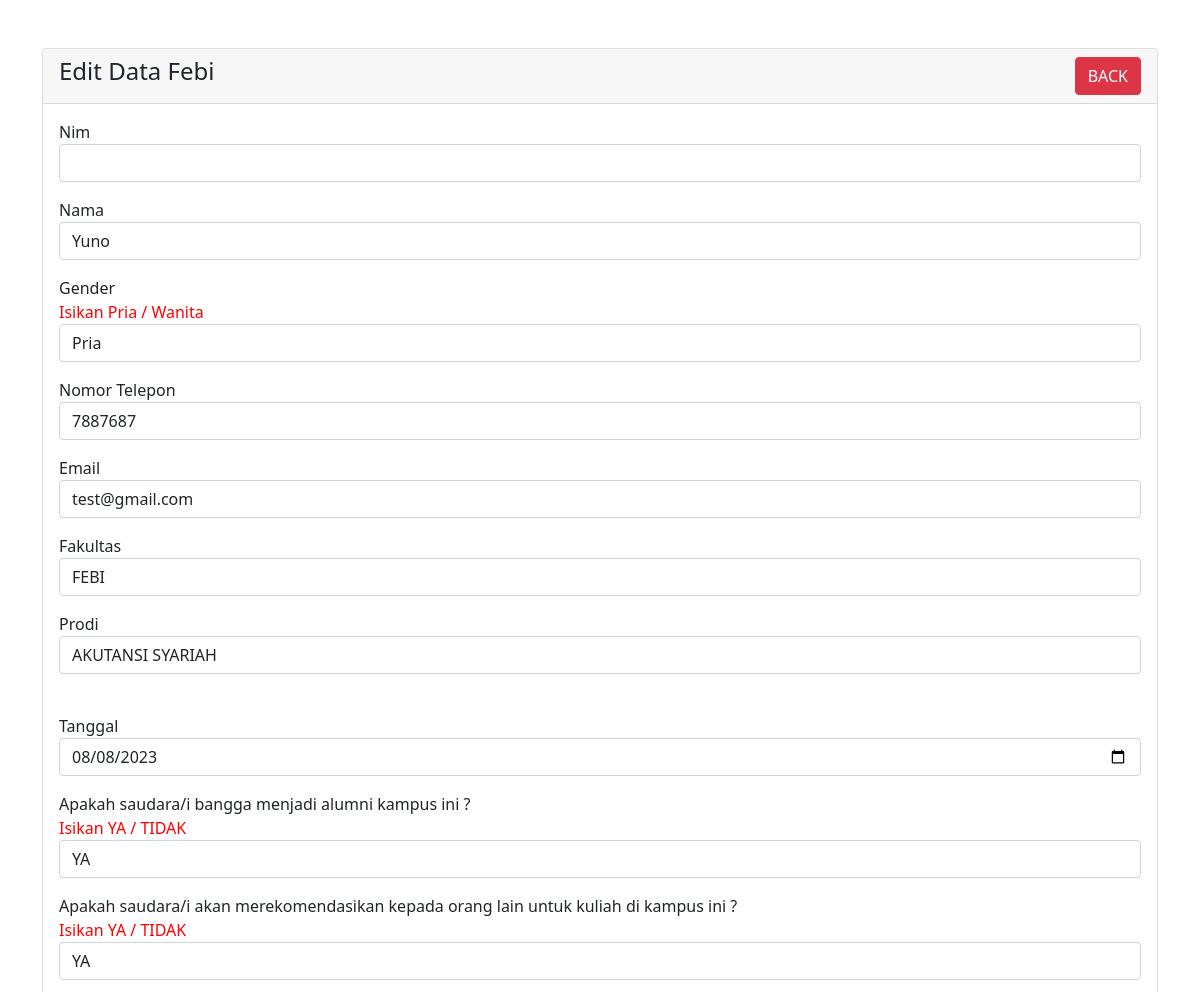
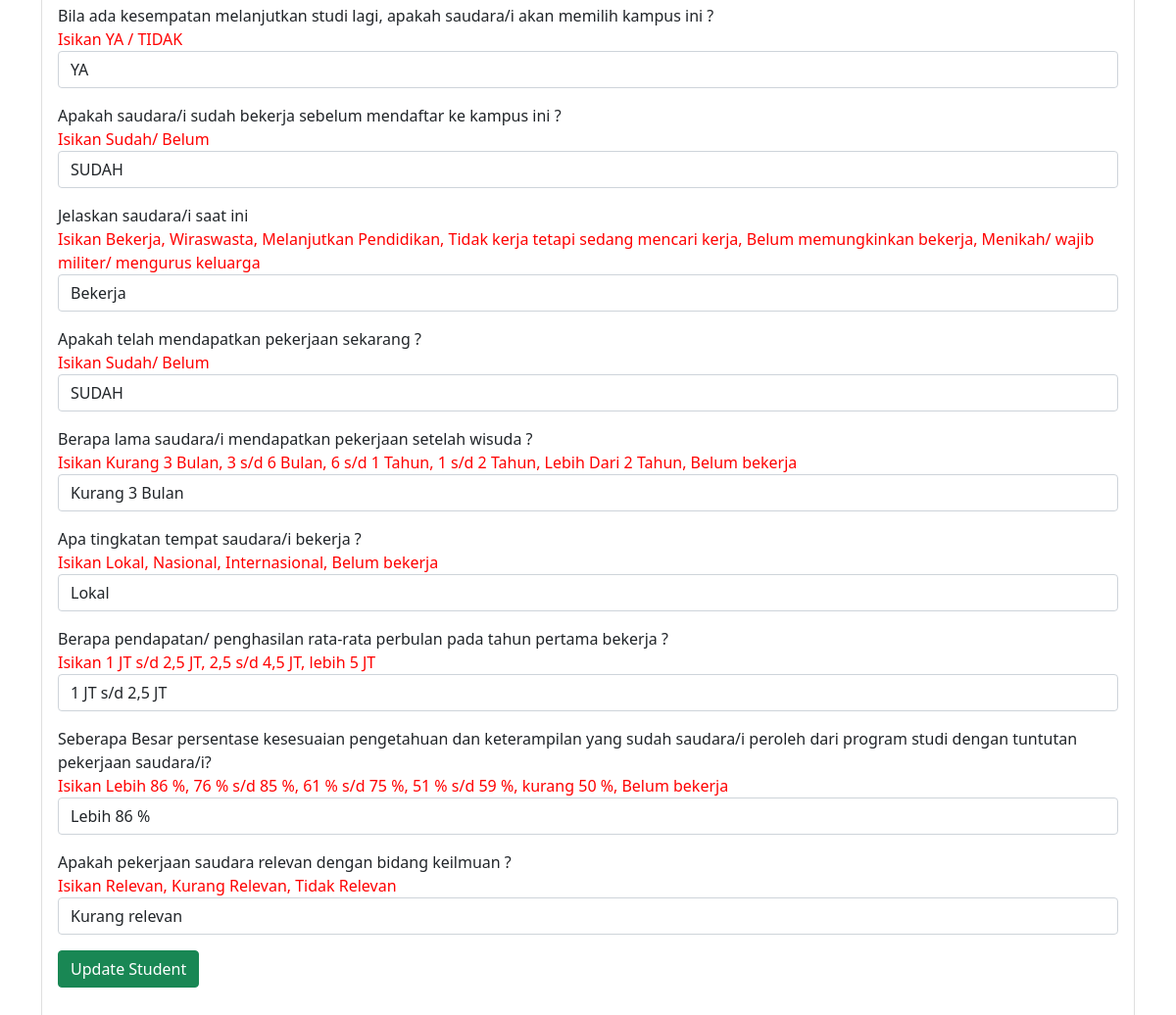
The page /tracer/menu-admin/febi-edit-lamemba.php?id=6 on the database its author committed (2 pictures, top to bottom).
### tables this page shows
CREATE TABLE `febi_lamemba` (
  `id` int(10) UNSIGNED NOT NULL,
  `nim` varchar(20) NOT NULL,
  `nama` varchar(50) NOT NULL,
  `gender` varchar(11) NOT NULL,
  `notelepon` int(50) NOT NULL,
  `email` varchar(50) DEFAULT NULL,
  `fakultas` varchar(20) DEFAULT NULL,
  `prodi` varchar(60) DEFAULT NULL,
  `tanggal` date DEFAULT NULL,
  `pertanyaan1` varchar(20) DEFAULT NULL,
  `pertanyaan2` varchar(20) DEFAULT NULL,
  `pertanyaan3` varchar(20) DEFAULT NULL,
  `pertanyaan4` varchar(20) DEFAULT NULL,
  `pertanyaan5` varchar(20) DEFAULT NULL,
  `pertanyaan6` varchar(20) DEFAULT NULL,
  `pertanyaan7` varchar(20) DEFAULT NULL,
  `pertanyaan8` varchar(20) NOT NULL,
  `pertanyaan9` varchar(20) NOT NULL,
  `pertanyaan10` varchar(20) NOT NULL,
  `pertanyaan11` varchar(100) NOT NULL,
  `pertanyaan12` varchar(100) NOT NULL,
  `pertanyaan13` varchar(20) NOT NULL,
  `pertanyaan14` varchar(20) NOT NULL,
  `pertanyaan15` varchar(20) NOT NULL
);

### tracer/menu-admin/febi-edit-lamemba.php (the view, shortened to what this page needs)
<?php
require '../koneksi/dbcon.php';
?>
<!doctype html>
<html lang="en">
  <head>
    <link href="https://cdn.jsdelivr.net/npm/bootstrap@5.1.3/dist/css/bootstrap.min.css" rel="stylesheet">
</head>
<body>
    <div class="container mt-5">
        <div class="row">
            <div class="col-md-12">
                <div class="card">
                    <div class="card-header">
                        <h4>Edit Data Febi
                            <a href="index.php" class="btn btn-danger float-end">BACK</a>
                        </h4>
                    </div>
                    <div class="card-body">
                        <?php
                        if(isset($_GET['id']))
                        {
                            $student_id = mysqli_real_escape_string($con, $_GET['id']);
                            $query = "SELECT * FROM febi_lamemba WHERE id='$student_id' ";
                            $query_run = mysqli_query($con, $query);
                            if(mysqli_num_rows($query_run) > 0)
                            {
                                $student = mysqli_fetch_array($query_run);
                                ?>
                                <form action="../kusioner/code-febi-lamemba.php" method="POST">
                                    <div class="mb-3">
                                        <label>Nim</label>
                                        <input type="text" name="nim" value="<?=$student['nim'];?>" class="form-control">
                                    </div>
                                    <div class="mb-3">
                                        <label>Nama</label>
                                        <input type="text" name="nama" value="<?=$student['nama'];?>" class="form-control">
                                    </div>
                                    <div class="form-group mb-3">
                                        <label for="">Gender</label> <br>
                                        <i?><font color="red">Isikan Pria / Wanita</font></i>
                                        <input type="text" name="gender" value="<?=$student['gender'];?>" class="form-control">
                                    </div>
                                    <div class="mb-3">
                                        <label>Nomor Telepon</label>
                                        <input type="text" name="notelepon" value="<?=$student['notelepon'];?>" class="form-control">
                                    </div>
                                    <div class="mb-3">
                                        <label>Email</label>
                                        <input type="email" name="email" value="<?=$student['email'];?>" class="form-control">
                                    </div>
                                    <div class="mb-3">
                                        <label>Fakultas</label>
                                            <select name="fakultas" class="form-control">
                                                <option value="FEBI">FEBI</option>
                                            </select>
                                    </div>
                                    <div class="mb-3">
                                            <label>Prodi</label>
                                                <select name="prodi" class="form-control">
                                                        <option value="AKUTANSI SYARIAH">AKUTANSI SYARIAH</option>
                                                </select>
                                    </div>
                                    <div class="mb-3">
                                        <label>Tanggal</label>
                                        <input type="date" name="tanggal" value="<?=$student['tanggal'];?>" class="form-control">
                                    </div>
                                    <div class="form-group mb-3">
                                        <label for="">Apakah saudara/i bangga menjadi alumni kampus ini ?</label> <br>
                                        <i?><font color="red">Isikan YA / TIDAK</font></i>
                                        <input type="text" name="pertanyaan1" value="<?=$student['pertanyaan1'];?>" class="form-control">
                                    </div>
                                    <div class="form-group mb-3">
                                        <label for="">Apakah saudara/i akan merekomendasikan kepada orang lain untuk kuliah di kampus ini ?</label> <br>
                                        <i?><font color="red">Isikan YA / TIDAK</font></i>
                                        <input type="text" name="pertanyaan2" value="<?=$student['pertanyaan2'];?>" class="form-control">
                                    </div>
                                    <div class="form-group mb-3">
                                        <label for="">Bila ada kesempatan melanjutkan studi lagi, apakah saudara/i akan memilih kampus ini ?</label> <br>
                                        <i?><font color="red">Isikan YA / TIDAK</font></i>
                                        <input type="text" name="pertanyaan3" value="<?=$student['pertanyaan3'];?>" class="form-control">
                                    </div>
                                    <div class="form-group mb-3">
                                        <label for="">Apakah saudara/i sudah bekerja sebelum mendaftar ke kampus ini ?</label> <br>
                                        <i?><font color="red">Isikan Sudah/ Belum</font></i>
                                        <input type="text" name="pertanyaan4" value="<?=$student['pertanyaan4'];?>" class="form-control">
                                    </div>
                                    <div class="form-group mb-3">
                                        <label for="">Jelaskan saudara/i saat ini</label> <br>
                                        <i?><font color="red">Isikan Bekerja, Wiraswasta, Melanjutkan Pendidikan, Tidak kerja tetapi sedang mencari kerja, Belum memungkinkan bekerja, Menikah/ wajib militer/ mengurus keluarga</font></i>
                                        <input type="text" name="pertanyaan5" value="<?=$student['pertanyaan5'];?>" class="form-control">
                                    </div>
                                    <div class="form-group mb-3">
                                        <label for="">Apakah telah mendapatkan pekerjaan sekarang ?</label> <br>
                                        <i?><font color="red">Isikan Sudah/ Belum</font></i>
                                        <input type="text" name="pertanyaan6" value="<?=$student['pertanyaan6'];?>" class="form-control">
                                    </div>
                                    <div class="form-group mb-3">
                                        <label for="">Berapa lama saudara/i mendapatkan pekerjaan setelah wisuda ?</label> <br>
                                        <i?><font color="red">Isikan Kurang 3 Bulan, 3 s/d 6 Bulan, 6 s/d 1 Tahun, 1 s/d 2 Tahun, Lebih Dari 2 Tahun, Belum bekerja</font></i>
                                        <input type="text" name="pertanyaan7" value="<?=$student['pertanyaan7'];?>" class="form-control">
                                    </div>
                                    <div class="form-group mb-3">
                                        <label for="">Apa tingkatan tempat saudara/i bekerja ?</label> <br>
                                        <i?><font color="red">Isikan Lokal, Nasional, Internasional, Belum bekerja</font></i>
                                        <input type="text" name="pertanyaan8" value="<?=$student['pertanyaan8'];?>" class="form-control">
                                    </div>
                                    <div class="form-group mb-3">
                                        <label for="">Berapa pendapatan/ penghasilan rata-rata perbulan pada tahun pertama bekerja ?</label> <br>
                                        <i?><font color="red">Isikan 1 JT s/d 2,5 JT, 2,5 s/d 4,5 JT, lebih 5 JT</font></i>
                                        <input type="text" name="pertanyaan9" value="<?=$student['pertanyaan9'];?>" class="form-control">
                                    </div>
                                    <div class="form-group mb-3">
                                        <label for="">Seberapa Besar persentase kesesuaian pengetahuan dan keterampilan yang sudah saudara/i peroleh dari program studi dengan tuntutan pekerjaan saudara/i?</label> <br>
                                        <i?><font color="red">Isikan Lebih 86 %, 76 % s/d 85 %, 61 % s/d 75 %, 51 % s/d 59 %, kurang 50 %, Belum bekerja</font></i>
                                        <input type="text" name="pertanyaan10" value="<?=$student['pertanyaan10'];?>" class="form-control">
                                    </div>
                                    <div class="form-group mb-3">
                                        <label for="">Apakah pekerjaan saudara relevan dengan bidang keilmuan ?</label> <br>
                                        <i?><font color="red">Isikan Relevan, Kurang Relevan, Tidak Relevan</font></i>
                                        <input type="text" name="pertanyaan11" value="<?=$student['pertanyaan11'];?>" class="form-control">
                                    </div>
                                    <div class="mb-3">
                                        <button type="submit" name="update_student" class="btn btn-success">
                                            Update Student
                                        </button>
                                    </div>
                                </form>
                                <?php
                            }
                            else
                            {
                                echo "<h4>No Such Id Found</h4>";
                            }
                        }
                        ?>
                    </div>
                </div>
            </div>
        </div>
    </div>
</body>
</html>

### rows shown on the page
febi_lamemba: nama "Yuno", gender "Pria", notelepon "7887687", email "test@gmail.com", tanggal "08/08/2023", pertanyaan1 "YA", pertanyaan2 "YA", pertanyaan3 "YA", pertanyaan4 "SUDAH", pertanyaan5 "Bekerja", pertanyaan6 "SUDAH", pertanyaan7 "Kurang 3 Bulan", pertanyaan8 "Lokal", pertanyaan9 "1 JT s/d 2,5 JT", pertanyaan10 "Lebih 86 %", pertanyaan11 "Kurang relevan"
